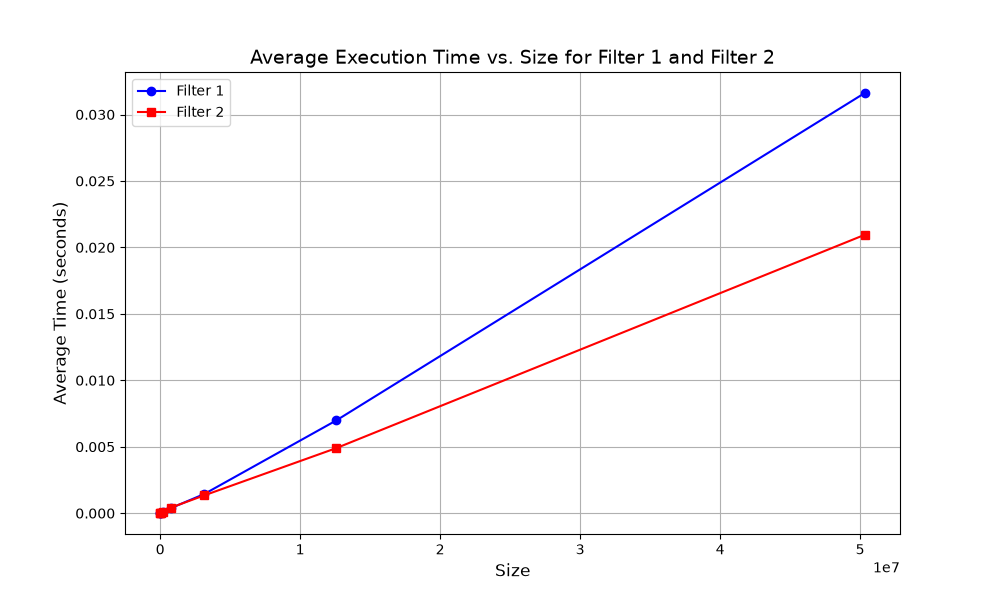

Write the Python code that produced this figure.
import os
import matplotlib.pyplot as plt
import numpy as np

def parse_time(time_str):
    """Parse a time string in the format 'XmY.YYs' (e.g., '0m0.001s')."""
    return float(time_str) 

def read_times(filename):
    """Read the times from a file and return the average time."""
    with open(filename, 'r') as f:
        times = []
        for line in f:
            if line.startswith("time = "):
                time_str = line.split()[2]
                times.append(parse_time(time_str))
        return np.mean(times)

def plot_times():
    # Set the path for the data folder


    # Create lists to store the sizes and average times
    sizes_filter1 = []
    sizes_filter2 = []

    # Iterate through the files in the data folder
    for filename in os.listdir(data_folder):
        if filename.startswith('filter1') and filename.endswith('.out'):
            size = int(filename.split('.')[1])  # Extract size from the filename
            avg_time = read_times(os.path.join(data_folder, filename))
            sizes_filter1.append({"size": size*size*12, "time": avg_time})
        elif filename.startswith('filter2') and filename.endswith('.out'):
            size = int(filename.split('.')[1])  # Extract size from the filename
            avg_time = read_times(os.path.join(data_folder, filename))
            sizes_filter2.append({"size": size*size*12, "time": avg_time})

    sizes_filter1 = sorted(sizes_filter1, key=lambda x: x['size'])
    sizes_filter2 = sorted(sizes_filter2, key=lambda x: x['size'])

    # Plot the data
    plt.figure(figsize=(10, 6))
    plt.plot([s["size"] for s in sizes_filter1],[s["time"] for s in sizes_filter1],label='Filter 1', marker='o', linestyle='-', color='blue')
    plt.plot([s["size"] for s in sizes_filter2],[s["time"] for s in sizes_filter2], label='Filter 2', marker='s', linestyle='-', color='red')

    # Labels and title
    plt.xlabel('Size', fontsize=12)
    plt.ylabel('Average Time (seconds)', fontsize=12)
    plt.title('Average Execution Time vs. Size for Filter 1 and Filter 2', fontsize=14)
    plt.legend()
    plt.grid(True)

    # Show the plot
    plt.savefig("plot.png")

if __name__ == "__main__":
    plot_times()
